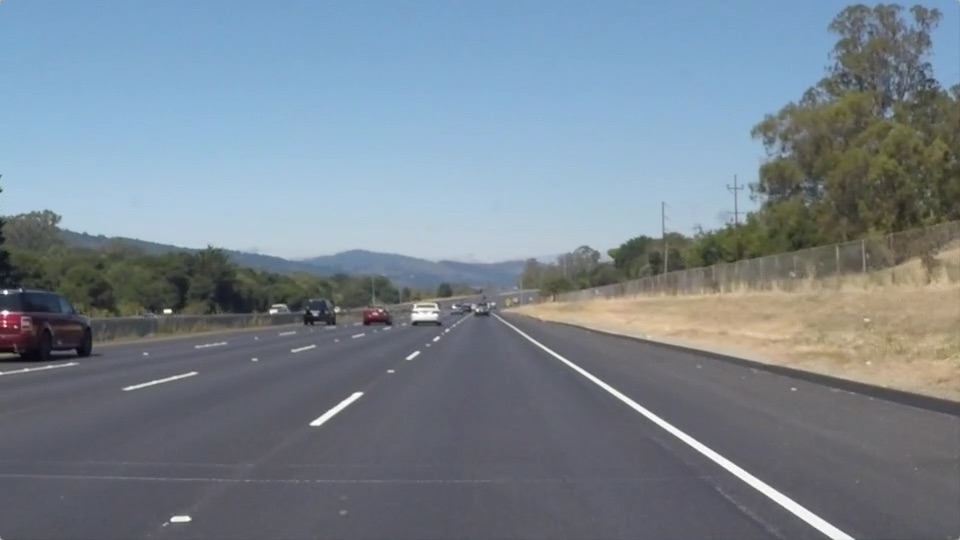
#> input picture resources/test_images/solidWhiteRight.jpg, 960 x 540 px; its folder holds only this picture in this run
$ jupyter execute --allow-errors '1. Finding Lane Lines on the Road.ipynb'   (shell and % lines are left out)
#> lines starting #> are read from the running program, lines starting #| are printed output that depends on the picture; after the words box and inside, x2 and y2 are one past the last pixel; in counts of white or black regions, pixels touching at a corner belong together
# Finding Lane Lines on the Road
***

In this project, I used Python and OpenCV to find lane lines in the road images.

The following techniques are used:

- Color Selection
- Canny Edge Detection
- Region of Interest Selection
- Hough Transform Line Detection

Finally, I applied all the techniques to process video clips to find lane lines in them.

## Loading Test Images

The following libraries are used.  `cv2` is for OpenCV.

[cell 1]
from google.colab import drive
drive.mount('/content/drive')

[cell 2]
%cd /content/drive/MyDrive/Cosmos/Lectures/resources

[cell 3]
import matplotlib.pyplot as plt
import cv2
import os, glob
import numpy as np
# from moviepy.editor import VideoFileClip

The following `show_image` function is used to display images.

[cell 4]
def show_images(images, cmap=None):
    cols = 2
    rows = (len(images)+1)//cols

    plt.figure(figsize=(10, 11))
    for i, image in enumerate(images):
        plt.subplot(rows, cols, i+1)
        # use gray scale color map if there is only one channel
        cmap = 'gray' if len(image.shape)==2 else cmap
        plt.imshow(image, cmap=cmap)
        plt.xticks([])
        plt.yticks([])
    plt.tight_layout(pad=0, h_pad=0, w_pad=0)
    plt.show()

Let's load and examine the test images.

1.   List item
2.   List item

[cell 5]
test_images = [plt.imread(path) for path in glob.glob('test_images/*.jpg')]
#> test_images = 1 item

show_images(test_images)
#> in show_images, `rows = (len(images)+1)//cols`: rows = 1
#> the loop in show_images, `for i, image in enumerate(images):` made 1 pass

Lines are in white or yellow.  A white lane is a series of alternating dots and short lines, which we need to detect as one line.

## Color Selection

### RGB Color Space

The images are loaded in RGB color space.  Let's try selecting only yellow and white colors in the images using the RGB channels.

Reference: [RGB Color Code Chart](http://www.rapidtables.com/web/color/RGB_Color.htm)

[cell 6]
# image is expected be in RGB color space
def select_rgb_white_yellow(image):
    # white color mask
    lower = np.uint8([200, 200, 200])
    upper = np.uint8([255, 255, 255])
    white_mask = cv2.inRange(image, lower, upper)
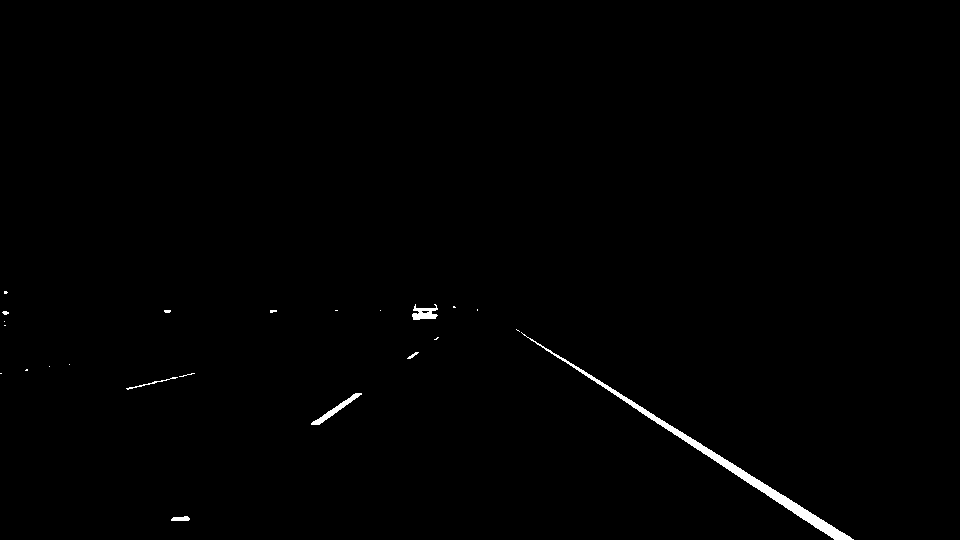
#> white_mask: shape (540, 960); 0.62% white; 23 white regions (16 under 20 px), largest, box (x1, y1, x2, y2) and area: (521, 332, 854, 540) 2350, (311, 393, 362, 425) 291, (412, 304, 438, 320) 247
#> image is the input picture: shape (540, 960, 3); mean R, G, B 120.3, 132.6, 143.7
    # yellow color mask
    lower = np.uint8([190, 190,   0])
    upper = np.uint8([255, 255, 255])
    yellow_mask = cv2.inRange(image, lower, upper)
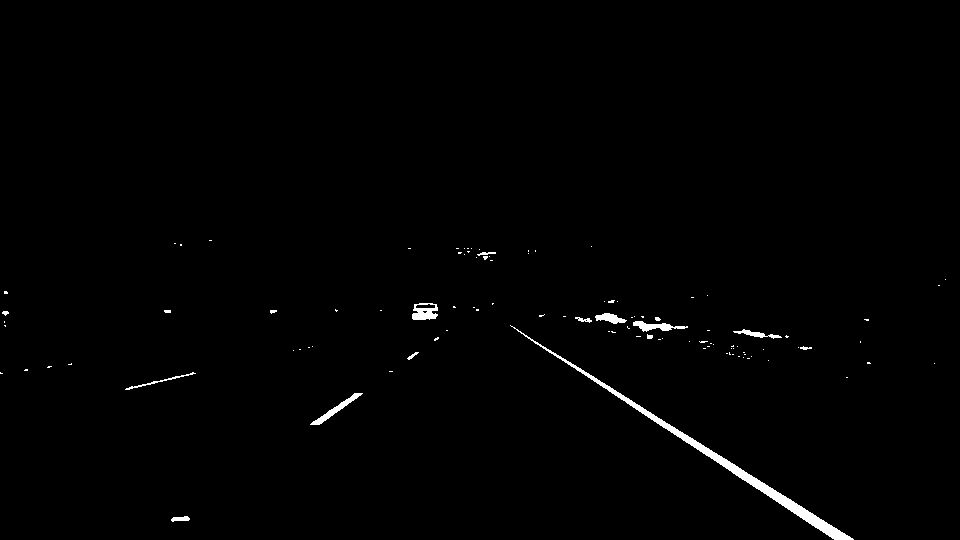
#> yellow_mask: shape (540, 960); 0.87% white; 104 white regions (88 under 20 px), largest, box (x1, y1, x2, y2) and area: (510, 325, 854, 540) 2463, (310, 393, 363, 425) 310, (412, 303, 438, 320) 306
    # combine the mask
    mask = cv2.bitwise_or(white_mask, yellow_mask)
    masked = cv2.bitwise_and(image, image, mask = mask)
    return masked

show_images(list(map(select_rgb_white_yellow, test_images)))
#> the loop in show_images (call 2), `for i, image in enumerate(images):` made 1 pass

It looks pretty good except the last two.  The yellow lines are not clear due to the dark shade from the tree on the left.

### HSL and HSV Color Space

Using `cv2.cvtColor`, we can convert RGB image into different color space.  For example, [HSL and HSV color space](https://en.wikipedia.org/wiki/HSL_and_HSV).

Image Source: [https://commons.wikimedia.org/wiki/File:Hsl-hsv_models.svg](https://commons.wikimedia.org/wiki/File:Hsl-hsv_models.svg)

### HSV Color Space

How does it look when RGB images are converted into HSV color space?

[cell 7]
def convert_hsv(image):
    return cv2.cvtColor(image, cv2.COLOR_RGB2HSV)
#> returned value: shape (540, 960, 3); mean H, S, V 95, 51.9, 149.2

show_images(list(map(convert_hsv, test_images)))

The yellow lines are very clear including the ones under the shades but the white lines are less clear.

### HSL Color Space

How does it look like when images are converted from RGB to HSL color space?

[cell 8]
def convert_hls(image):
    return cv2.cvtColor(image, cv2.COLOR_RGB2HLS)
#> returned value: shape (540, 960, 3); mean of channels 0, 1, 2 95, 132.1, 55.2

show_images(list(map(convert_hls, test_images)))

Both the white and yellow lines are clearly recognizable.  Also, the yellow lines under the shades are clearly shown.

Let's build a filter to select those white and yellow lines.  I want to select particular range of each channels (Hue, Saturation and Light).

- Use `cv2.inRange` to filter the white color and the yellow color seperately.
  The function returns 255 when the filter conditon is satisfied.  Otherwise, it returns 0.
- Use `cv2.bitwise_or` to combine these two binary masks.
  The combined mask returns 255 when either white or yellow color is detected.
- Use `cv2.bitwise_and` to apply the combined mask onto the original RGB image

[cell 9]
def select_white_yellow(image):
    converted = convert_hls(image)
    # white color mask
    lower = np.uint8([  0, 200,   0])
    upper = np.uint8([255, 255, 255])
    white_mask = cv2.inRange(converted, lower, upper)
#> white_mask: shape (540, 960); 2.3% white; 133 white regions (109 under 20 px), largest, box (x1, y1, x2, y2) and area: (94, 203, 544, 260) 7534, (516, 329, 854, 540) 2376, (311, 393, 363, 425) 293
    # yellow color mask
    lower = np.uint8([ 10,   0, 100])
    upper = np.uint8([ 40, 255, 255])
    yellow_mask = cv2.inRange(converted, lower, upper)
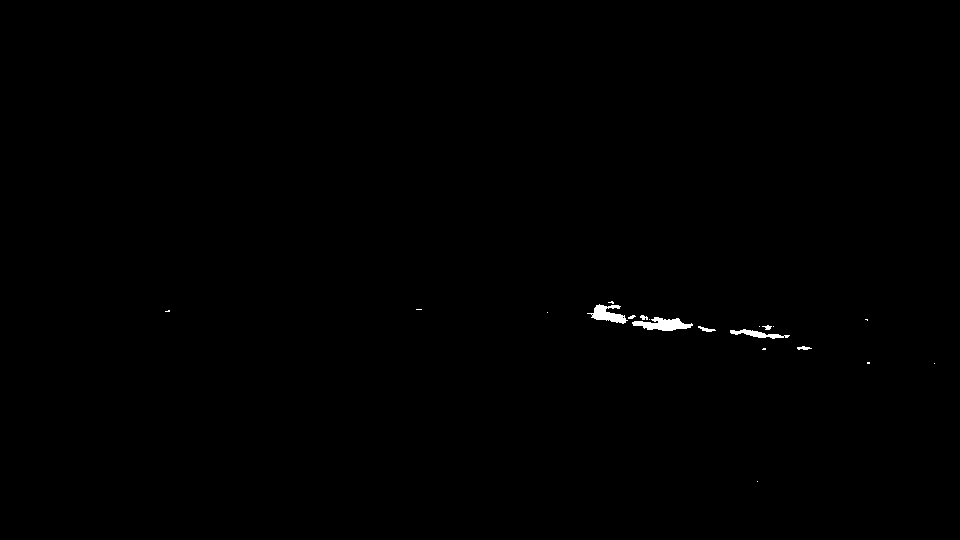
#> yellow_mask: shape (540, 960); 0.26% white; 20 white regions (12 under 20 px), largest, box (x1, y1, x2, y2) and area: (632, 317, 693, 331) 491, (587, 304, 628, 324) 400, (730, 329, 790, 339) 245
    # combine the mask
    mask = cv2.bitwise_or(white_mask, yellow_mask)
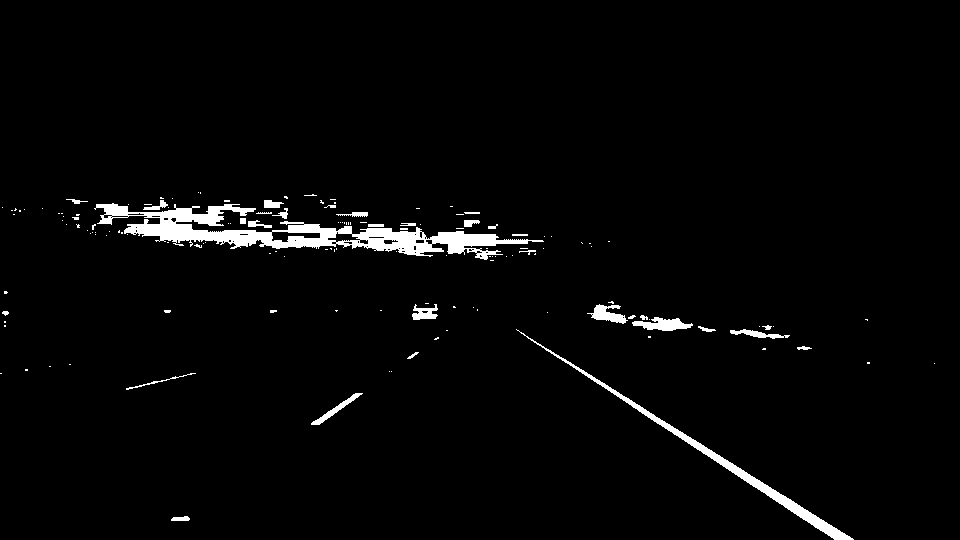
#> mask: shape (540, 960); 2.6% white; 145 white regions (113 under 20 px), largest, box (x1, y1, x2, y2) and area: (94, 203, 544, 260) 7534, (516, 329, 854, 540) 2376, (632, 317, 693, 331) 491
    return cv2.bitwise_and(image, image, mask = mask)
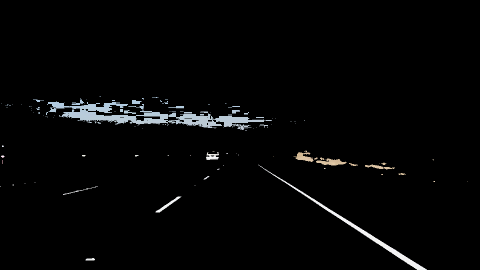
#> returned value: shape (540, 960, 3) (shown at 1/2 size); mean of channels 0, 1, 2 5.1, 5.4, 5.5; drawn as R, G, B

white_yellow_images = list(map(select_white_yellow, test_images))
#> white_yellow_images = 1 item

show_images(white_yellow_images)

For the white color,
- I chose high **Light** value.
- I did not filter **Hue**, **Saturation** values.

For the yellow color,
- I chose **Hue** around 30 to choose yellow color.
- I chose relatively high **Saturation** to exclude yellow hills

The combined mask filters the yellow and white lines very clearly.

## Canny Edge Detection

The Canny edge detector was developed by John F. Canny in 1986.

We want to detect edges in order to find straight lines especially lane lines.  For this,

- use `cv2.cvtColor` to convert images into gray scale
- use `cv2.GaussianBlur` to smooth out rough edges
- use `cv2.Canny` to find edges

Let's take a look at each step in details.

Note: [Canny Edge Detection Wikipedia](https://en.wikipedia.org/wiki/Canny_edge_detector) has a good description in good details.

### Gray Scaling

The images should be converted into gray scaled ones in order to detect shapes (edges) in the images.  This is because the Canny edge detection measures the magnitude of pixel intensity changes or gradients (more on this later).

Here, I'm converting the white and yellow line images from the above into gray scale for edge detection.

[cell 10]
def convert_gray_scale(image):
    return cv2.cvtColor(image, cv2.COLOR_RGB2GRAY)
#> returned value: shape (540, 960)

gray_images = list(map(convert_gray_scale, white_yellow_images))
#> gray_images = 1 item

show_images(gray_images)

### Gaussian Smoothing (Gaussian Blur)

When there is an edge (i.e. a line), the pixel intensity changes rapidly (i.e. from 0 to 255) which we want to detect.  But before doing so, we should make the edges smoother.  As you can see,  the above images have many rough edges which causes many noisy edges to be detected.

I use `cv2.GaussianBlur` to smooth out edges.

- [Gaussian Filter OpenCV Theory](http://docs.opencv.org/doc/tutorials/imgproc/gausian_median_blur_bilateral_filter/gausian_median_blur_bilateral_filter.html#gaussian-filter)
- [cv2.GaussianBlur OpenCV API Reference](http://docs.opencv.org/modules/imgproc/doc/filtering.html?highlight=gaussianblur#gaussianblur)

[cell 11]
def apply_smoothing(image, kernel_size=15):
    """
    kernel_size must be postivie and odd
    """
#> called with kernel_size = 15
    return cv2.GaussianBlur(image, (kernel_size, kernel_size), 0)
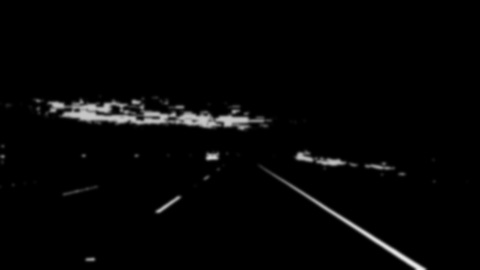
#> returned value: shape (540, 960) (shown at 1/2 size); min 0, max 237, mean 5.3

The GaussianBlur takes a `kernel_size` parameter which you'll need to play with to find one that works best.  I tried 3, 5, 9, 11, 15, 17 (they must be positive and odd) and check the edge detection (see the next section) result.  The bigger the `kernel_size` value is,  the more blurry the image becomes.

The bigger `kearnel_size` value requires more time to process. It is not noticeable with the test images but we should keep that in mind (later we'll be processing video clips).  So, we should prefer smaller values if the effect is similar.

[cell 12]
blurred_images = list(map(lambda image: apply_smoothing(image), gray_images))
#> blurred_images = 1 item

show_images(blurred_images)

### Edge Detection

`cv2.Canny` takes two threshold values which requires some explanation.

Wikipedia says:

> it is essential to filter out the edge pixel with the weak gradient value and preserve the edge with the high gradient value. Thus two threshold values are set to clarify the different types of edge pixels, one is called high threshold value and the other is called the low threshold value. If the edge pixel’s gradient value is higher than the high threshold value, they are marked as strong edge pixels. If the edge pixel’s gradient value is smaller than the high threshold value and larger than the low threshold value, they are marked as weak edge pixels. If the pixel value is smaller than the low threshold value, they will be suppressed.

According to the OpenCV documentation, the double thresholds are used as follows:

- If a pixel gradient is higher than the upper threshold, the pixel is accepted as an edge
- If a pixel gradient value is below the lower threshold, then it is rejected.
- If the pixel gradient is between the two thresholds, then it will be accepted only if it is connected to a pixel that is above the upper threshold.
- Canny recommended a upper:lower ratio between 2:1 and 3:1.

These two threshold values are empirically determined.  Basically, you will need to define them by trials and errors.

I first set the `low_threshold` to zero and then adjust the `high_threshold`.   If `high_threshold` is too high, you find no edges.  If `high_threshold` is too low, you find too many edges.  Once you find a good `high_threshold`, adjust the `low_threshold` to discard the weak edges (noises) connected to the strong edges.

- [Canny Edge Detection OpenCV Theory](http://docs.opencv.org/2.4/doc/tutorials/imgproc/imgtrans/canny_detector/canny_detector.html)
- [cv2.Canny OpenCV API Reference](http://docs.opencv.org/doc/tutorials/imgproc/imgtrans/canny_detector/canny_detector.html)

[cell 13]
def detect_edges(image, low_threshold=50, high_threshold=150):
#> called with low_threshold = 50, high_threshold = 150
    return cv2.Canny(image, low_threshold, high_threshold)
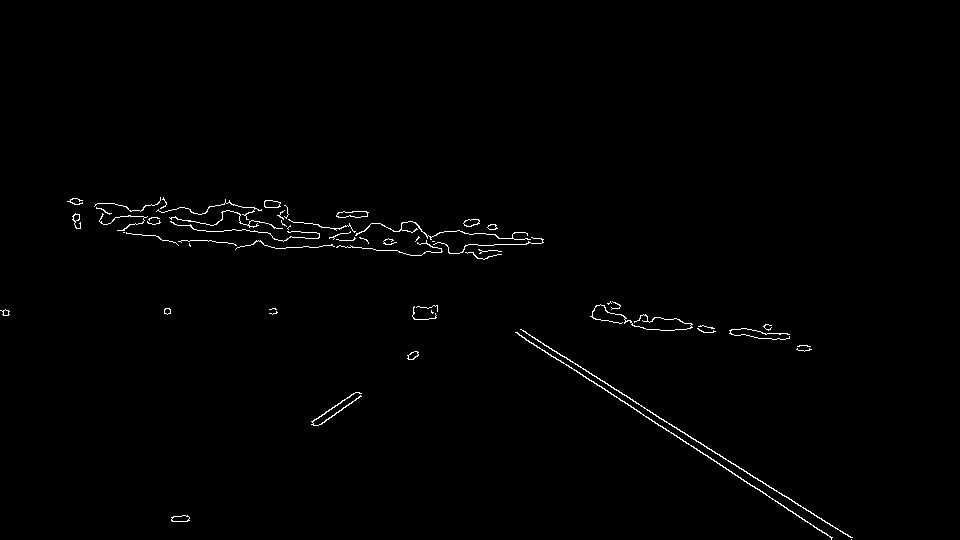
#> returned value: shape (540, 960); 0.8% white in thin lines or dots, all inside (x1, y1, x2, y2) = (0, 197, 853, 540)

edge_images = list(map(lambda image: detect_edges(image), blurred_images))
#> edge_images = 1 item

show_images(edge_images)
#> (the rest of the program and of its run is left out)
